Frame 1 (no input): blank canvas, image omitted
Frame 60 (the mouse pressed at the canvas centre just before this capture): blank canvas, image omitted
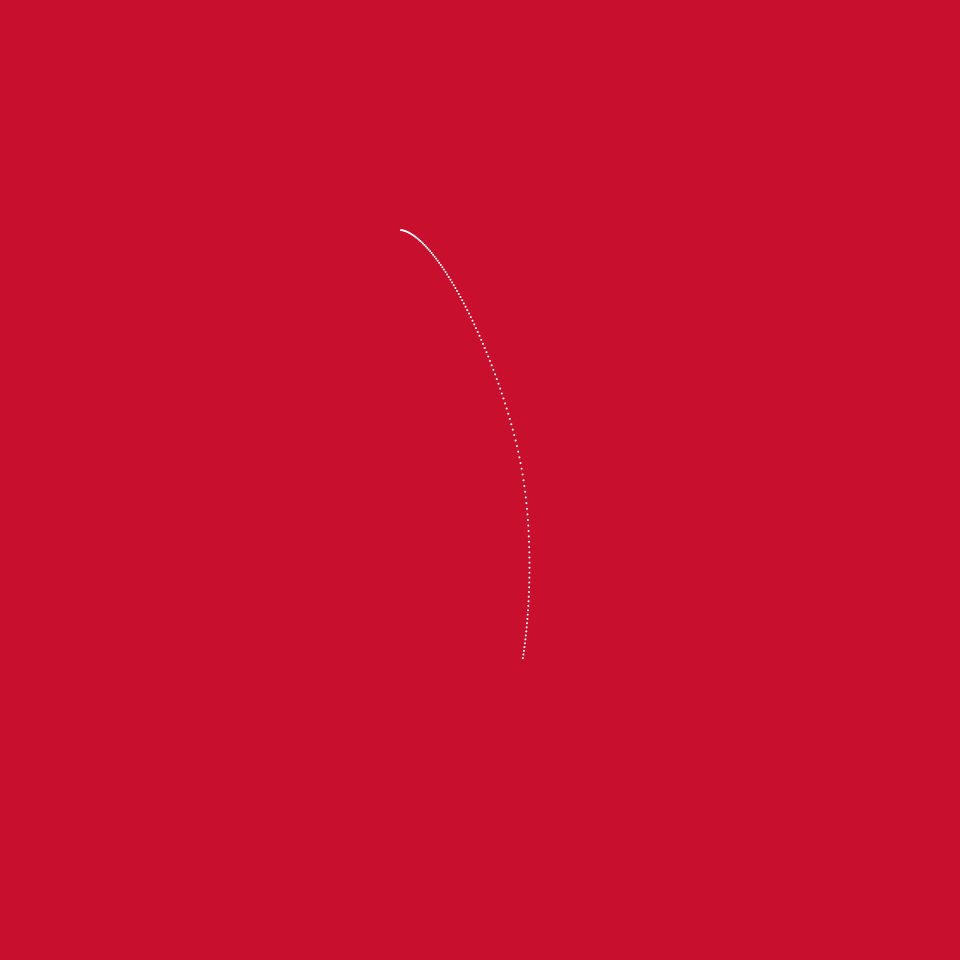
Frame 120 (the mouse held since frame 60 and released just before this capture)

The Processing sketch whose frames 1 and 60 were blank and that drew this single picture after the mouse press (run headless with seeded random() and noise(); from frame 60 on, the mouse is pressed at the canvas centre):

// Processing sketch: planets
// ── planets.pde
Mover[] movers;
Attractor a;

final float G = 2.4;
final int NUM_MOVERS = 1;
 
void setup() {
  size(960,960);
  background(200,16,46);
  noStroke();
  a = new Attractor();
  movers = new Mover[NUM_MOVERS];
  for(int i = 0; i < NUM_MOVERS; i++) {
    movers[i] = new Mover();
  } 
}
 
void draw() {
  update();
//  a.display(); 
  for(int i = 0; i < NUM_MOVERS; i++) {
    movers[i].display(); 
  }
}

void update() {
  for(int i = 0; i < NUM_MOVERS; i++) {
    PVector attractiveForce = a.attract(movers[i]);
    movers[i].applyForce(attractiveForce);
    movers[i].update();  
    a.update(); 
  }
}

void mouseClicked() {
  save("planets.tiff"); 
}


// ── attractor.pde
class Attractor implements Displayable{
  // Our Attractor is a simple object that doesn’t move.
  // We just need a mass and a location.
  float mass;
  float initialMass;
  PVector location;

  Attractor() {
    location = new PVector(width/2,height/2);
    mass = 20;
    initialMass = 20;
  }
  
  PVector attract(Mover m) {
  
    // What’s the force’s direction?
    PVector force = PVector.sub(location,m.location);
    float distance = force.mag();
    distance = constrain(distance,5,25);
    force.normalize();
    //[offset-down] What’s the force’s magnitude?
    float strength = (G * mass * m.mass) / (distance * distance);
    force.mult(strength);
  
    // Return the force so that it can be applied!
    return force;
  }
  
  void update() {
    mass = initialMass + noise(frameCount) * 10 - 5;
  }

  void display() {
    fill(175,200);
    ellipse(location.x,location.y,mass*2,mass*2);
  }
}

// ── displayable.pde
interface Displayable {
   void display();
   void update(); 
}

// ── mover.pde
class Mover implements Displayable {
  PVector location;
  PVector velocity;
  PVector acceleration;
  float maxVel;
  float mass;
  int colorVal;

  Mover() {
    location = new PVector(400,width/2 -250);
    velocity = new PVector(1,0);
    acceleration = new PVector(0,0);
    mass = 4;
    colorVal = color(255,255,255);
  }
  
  Mover(int posX, int posY, int velX, int velY, int mass, int colorVal) {
    location = new PVector(400,width/2 -150);
    velocity = new PVector(1,0);
    acceleration = new PVector(0,0);
    mass = 4;
  }


  void update() {
    velocity.add(acceleration);
    location.add(velocity);
    acceleration.mult(0);
  }
  void display() {
    fill(colorVal);
    ellipse(location.x,location.y,2,2);
  }
  
  void applyForce(PVector force) {
    // Making a copy of the PVector before using it!
    PVector f = PVector.div(force,mass);
    acceleration.add(f);
  }

  void checkEdges() {
    if (location.x > width) {
      location.x = 0;
    } else if (location.x < 0) {
      location.x = width;
    }

    if (location.y > height) {
      location.y = 0;
    } else if (location.y < 0) {
      location.y = height;
    }
  }
}
